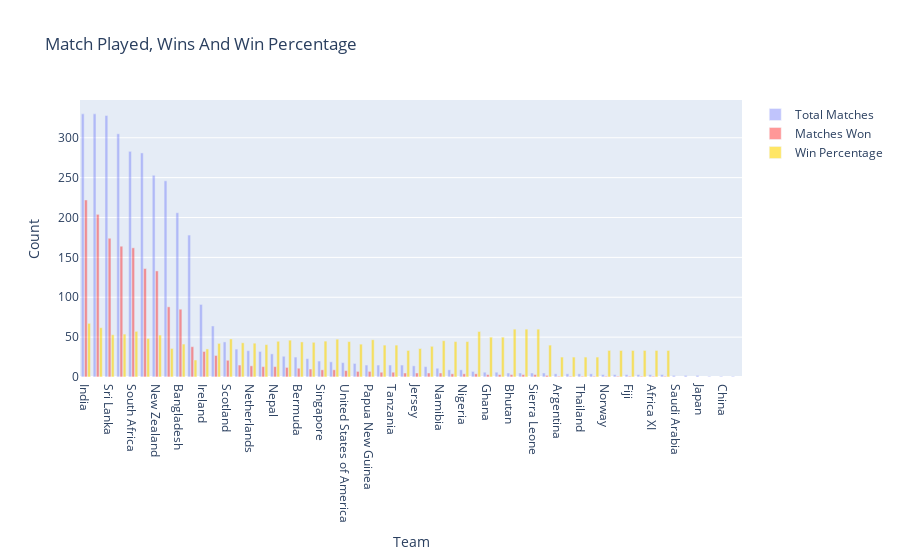

This figure's notebook cell:
### Code cell
import plotly as py
from plotly import tools
from plotly.offline import init_notebook_mode,iplot
trace1 = go.Bar(x=matches_played.index,y=matches_played['Total Matches'],
                name='Total Matches',opacity=0.4)

trace2 = go.Bar(x=matches_played.index,y=matches_played['wins'],
                name='Matches Won',marker=dict(color='red'),opacity=0.4)

trace3 = go.Bar(x=matches_played.index,
               y=(round(matches_played['wins']/matches_played['Total Matches'],3)*100),
               name='Win Percentage',opacity=0.6,marker=dict(color='gold'))

data = [trace1, trace2, trace3]

layout = go.Layout(title='Match Played, Wins And Win Percentage',xaxis=dict(title='Team'),
                   yaxis=dict(title='Count'),bargap=0.2,bargroupgap=0.1)

fig = go.Figure(data=data, layout=layout)
iplot(fig)

### Figure 1 — Plotly figure (JSON) as saved in the notebook; plotly's stock layout.template omitted (floating-point values rounded to 4 significant figures)
{"data": [{"name": "Total Matches", "opacity": 0.4, "type": "bar", "x": ["India", "Australia", "Sri Lanka", "England", "South Africa", "Pakistan", "New Zealand", "West Indies", "Bangladesh", "Zimbabwe", "Ireland", "Afghanistan", "Scotland", "Kenya", "Netherlands", "Canada", "Nepal", "United Arab Emirates", "Bermuda", "Oman", "Singapore", "Malaysia", "United States of America", "Hong Kong", "Papua New Guinea", "Italy", "Tanzania", "Denmark", "Jersey", "Uganda", "Namibia", "Guernsey", "Nigeria", "Botswana", "Ghana", "Vanuatu", "Bhutan", "Kuwait", "Sierra Leone", "Cayman Islands", "Argentina", "Suriname", "Thailand", "Zambia", "Norway", "Asia XI", "Fiji", "Maldives", "Africa XI", "Bahrain", "Saudi Arabia", "Samoa", "Japan", "Belgium", "China", "Qatar"], "y": [330, 330, 328, 305, 283, 281, 253, 246, 206, 178, 91, 64, 44, 35, 33, 32, 29, 26, 25, 23, 20, 19, 18, 17, 15, 15, 15, 15, 14, 13, 11, 9, 9, 7, 6, 6, 5, 5, 5, 5, 4, 4, 4, 4, 3, 3, 3, 3, 3, 3, 2, 2, 2, 1, 1, 1]}, {"marker": {"color": "red"}, "name": "Matches Won", "opacity": 0.4, "type": "bar", "x": ["India", "Australia", "Sri Lanka", "England", "South Africa", "Pakistan", "New Zealand", "West Indies", "Bangladesh", "Zimbabwe", "Ireland", "Afghanistan", "Scotland", "Kenya", "Netherlands", "Canada", "Nepal", "United Arab Emirates", "Bermuda", "Oman", "Singapore", "Malaysia", "United States of America", "Hong Kong", "Papua New Guinea", "Italy", "Tanzania", "Denmark", "Jersey", "Uganda", "Namibia", "Guernsey", "Nigeria", "Botswana", "Ghana", "Vanuatu", "Bhutan", "Kuwait", "Sierra Leone", "Cayman Islands", "Argentina", "Suriname", "Thailand", "Zambia", "Norway", "Asia XI", "Fiji", "Maldives", "Africa XI", "Bahrain", "Saudi Arabia", "Samoa", "Japan", "Belgium", "China", "Qatar"], "y": [222, 204, 174, 164, 162, 136, 133, 88, 85, 38, 32, 27, 21, 15, 14, 13, 13, 12, 11, 10, 9, 9, 8, 7, 7, 6, 6, 5, 5, 5, 5, 4, 4, 4, 3, 3, 3, 3, 3, 2, 1, 1, 1, 1, 1, 1, 1, 1, 1, 1, null, null, null, null, null, null]}, {"marker": {"color": "gold"}, "name": "Win Percentage", "opacity": 0.6, "type": "bar", "x": ["India", "Australia", "Sri Lanka", "England", "South Africa", "Pakistan", "New Zealand", "West Indies", "Bangladesh", "Zimbabwe", "Ireland", "Afghanistan", "Scotland", "Kenya", "Netherlands", "Canada", "Nepal", "United Arab Emirates", "Bermuda", "Oman", "Singapore", "Malaysia", "United States of America", "Hong Kong", "Papua New Guinea", "Italy", "Tanzania", "Denmark", "Jersey", "Uganda", "Namibia", "Guernsey", "Nigeria", "Botswana", "Ghana", "Vanuatu", "Bhutan", "Kuwait", "Sierra Leone", "Cayman Islands", "Argentina", "Suriname", "Thailand", "Zambia", "Norway", "Asia XI", "Fiji", "Maldives", "Africa XI", "Bahrain", "Saudi Arabia", "Samoa", "Japan", "Belgium", "China", "Qatar"], "y": [67.3, 61.8, 53, 53.8, 57.2, 48.4, 52.6, 35.8, 41.3, 21.3, 35.2, 42.2, 47.7, 42.9, 42.4, 40.6, 44.8, 46.2, 44, 43.5, 45, 47.4, 44.4, 41.2, 46.7, 40, 40, 33.3, 35.7, 38.5, 45.5, 44.4, 44.4, 57.1, 50, 50, 60, 60, 60, 40, 25, 25, 25, 25, 33.3, 33.3, 33.3, 33.3, 33.3, 33.3, null, null, null, null, null, null]}], "layout": {"bargap": 0.2, "bargroupgap": 0.1, "title": {"text": "Match Played, Wins And Win Percentage"}, "xaxis": {"title": {"text": "Team"}}, "yaxis": {"title": {"text": "Count"}}}}
